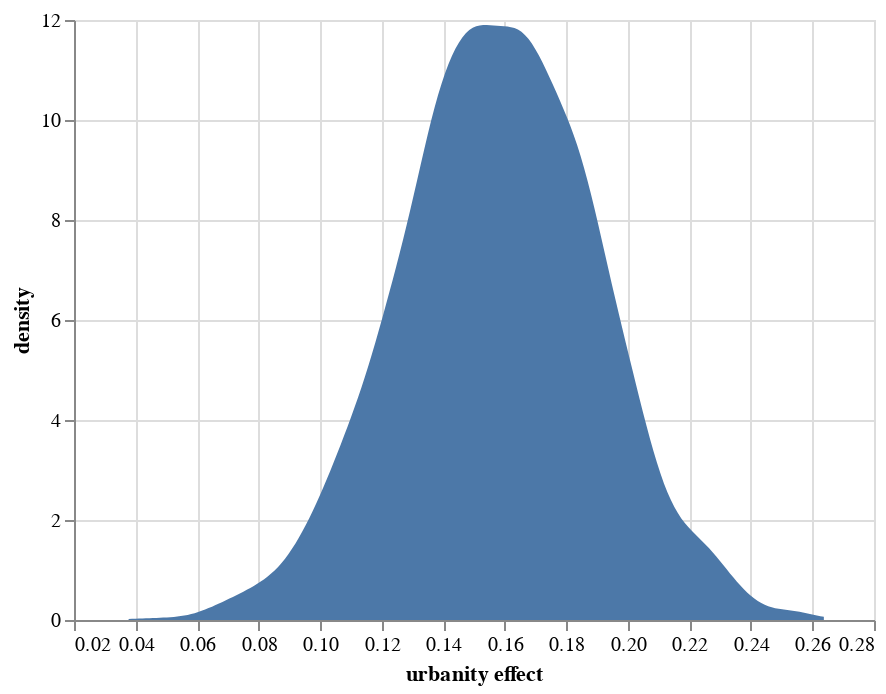

The notebook cell saved with this chart:
### Code cell
direct_effect = pd.DataFrame((
    urban_predictions['posterior_predictive']['lkl'] - rural_predictions['posterior_predictive']['lkl']
).mean(dim=['lkl_dim_2']).to_numpy().ravel()).rename({0: "urbanity effect"}, axis=1)

alt.Chart(direct_effect).transform_density(
    'urbanity effect',
    as_=['urbanity effect', 'density'],
).mark_area().encode(
    x="urbanity effect:Q",
    y='density:Q',
)

### Figure 1 — Vega-Lite specification as saved in the notebook (floating-point values rounded to 4 significant figures; data arrays with more than 128 entries replaced by an {"elided": "..."} marker saying what was removed)
{"config": {"view": {"continuousWidth": 400, "continuousHeight": 300}}, "data": {"name": "data-c2ebeee23c0fb2e9cd04b3af3f3c33c0"}, "mark": "area", "encoding": {"x": {"field": "urbanity effect", "type": "quantitative"}, "y": {"field": "density", "type": "quantitative"}}, "transform": [{"density": "urbanity effect", "as": ["urbanity effect", "density"]}], "$schema": "https://vega.github.io/schema/vega-lite/v4.17.0.json", "datasets": {"data-c2ebeee23c0fb2e9cd04b3af3f3c33c0": {"elided": "4000 records"}}}
